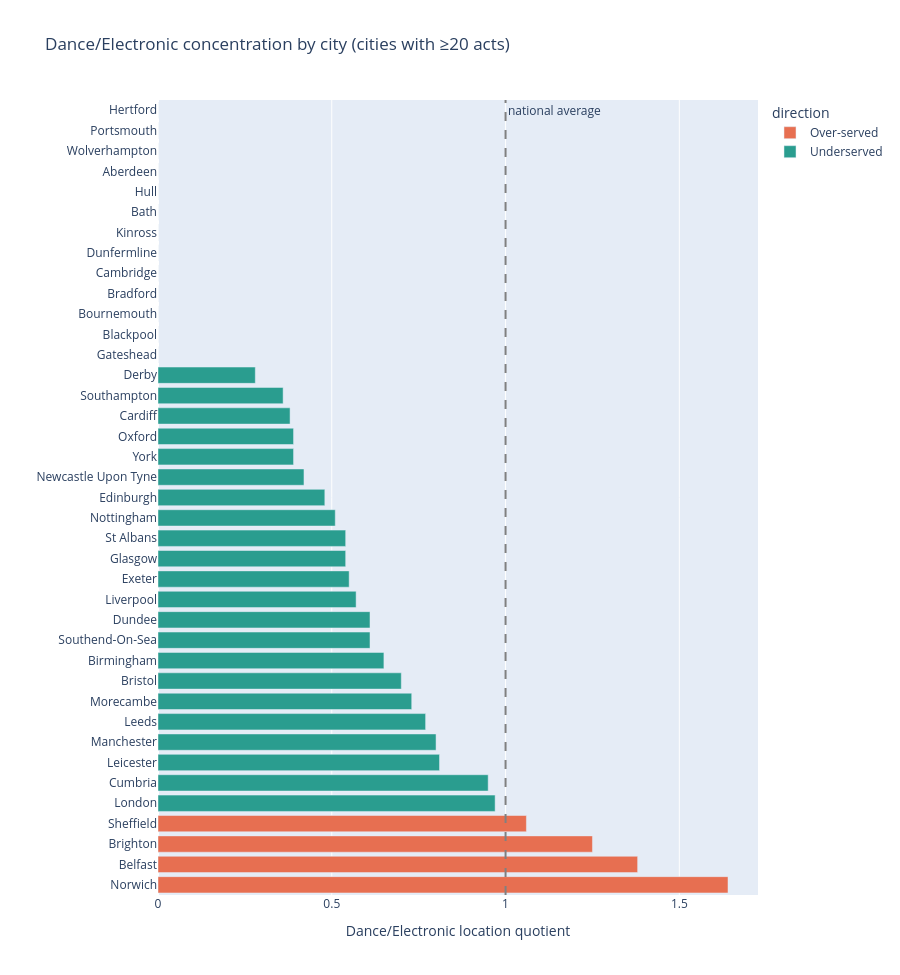

Notebook code for this chart:
### Code cell
import plotly.express as px

def plot_lq(genre, min_acts=20):
    d = location_quotient(genre, min_acts=min_acts).reset_index()
    d["direction"] = d["lq"].apply(lambda x: "Over-served" if x > 1 else "Underserved")

    fig = px.bar(
        d.sort_values("lq", ascending=False),
        x="lq", y="city", orientation="h",
        color="direction",
        color_discrete_map={"Underserved": "#2a9d8f", "Over-served": "#e76f51"},
        hover_data={"genre_acts": True, "total_acts": True, "lq": ":.2f", "direction": False},
        labels={"lq": f"{genre} location quotient", "city": ""},
        title=f"{genre} concentration by city (cities with ≥{min_acts} acts)",
    )
    fig.add_vline(x=1, line_dash="dash", line_color="grey",
                  annotation_text="national average")
    fig.update_layout(height=max(400, 25 * len(d)), showlegend=True)
    return fig

plot_lq("Dance/Electronic").show()

### Figure 1 — Plotly figure (JSON) as saved in the notebook; plotly's stock layout.template omitted (floating-point values rounded to 4 significant figures)
{"data": [{"customdata": [[6, 53, "Over-served"], [21, 220, "Over-served"], [13, 152, "Over-served"], [7, 96, "Over-served"]], "hovertemplate": "Dance/Electronic location quotient=%{x:.2f}<br>=%{y}<br>genre_acts=%{customdata[0]}<br>total_acts=%{customdata[1]}<extra></extra>", "legendgroup": "Over-served", "marker": {"color": "#e76f51", "pattern": {"shape": ""}}, "name": "Over-served", "orientation": "h", "showlegend": true, "textposition": "auto", "type": "bar", "x": [1.64, 1.38, 1.25, 1.06], "xaxis": "x", "y": ["Norwich", "Belfast", "Brighton", "Sheffield"], "yaxis": "y"}, {"customdata": [[92, 1366, "Underserved"], [2, 31, "Underserved"], [2, 36, "Underserved"], [34, 619, "Underserved"], [15, 284, "Underserved"], [1, 20, "Underserved"], [13, 271, "Underserved"], [15, 335, "Underserved"], [1, 24, "Underserved"], [1, 24, "Underserved"], [5, 127, "Underserved"], [1, 26, "Underserved"], [23, 621, "Underserved"], [1, 27, "Underserved"], [5, 141, "Underserved"], [4, 120, "Underserved"], [6, 204, "Underserved"], [2, 74, "Underserved"], [2, 74, "Underserved"], [3, 116, "Underserved"], [4, 160, "Underserved"], [1, 54, "Underserved"], [0, 21, "Underserved"], [0, 20, "Underserved"], [0, 55, "Underserved"], [0, 25, "Underserved"], [0, 35, "Underserved"], [0, 21, "Underserved"], [0, 29, "Underserved"], [0, 20, "Underserved"], [0, 22, "Underserved"], [0, 36, "Underserved"], [0, 56, "Underserved"], [0, 34, "Underserved"], [0, 30, "Underserved"]], "hovertemplate": "Dance/Electronic location quotient=%{x:.2f}<br>=%{y}<br>genre_acts=%{customdata[0]}<br>total_acts=%{customdata[1]}<extra></extra>", "legendgroup": "Underserved", "marker": {"color": "#2a9d8f", "pattern": {"shape": ""}}, "name": "Underserved", "orientation": "h", "showlegend": true, "textposition": "auto", "type": "bar", "x": [0.97, 0.95, 0.81, 0.8, 0.77, 0.73, 0.7, 0.65, 0.61, 0.61, 0.57, 0.55, 0.54, 0.54, 0.51, 0.48, 0.42, 0.39, 0.39, 0.38, 0.36, 0.28, 0.0, 0.0, 0.0, 0.0, 0.0, 0.0, 0.0, 0.0, 0.0, 0.0, 0.0, 0.0, 0.0], "xaxis": "x", "y": ["London", "Cumbria", "Leicester", "Manchester", "Leeds", "Morecambe", "Bristol", "Birmingham", "Southend-On-Sea", "Dundee", "Liverpool", "Exeter", "Glasgow", "St Albans", "Nottingham", "Edinburgh", "Newcastle Upon Tyne", "York", "Oxford", "Cardiff", "Southampton", "Derby", "Gateshead", "Blackpool", "Bournemouth", "Bradford", "Cambridge", "Dunfermline", "Kinross", "Bath", "Hull", "Aberdeen", "Wolverhampton", "Portsmouth", "Hertford"], "yaxis": "y"}], "layout": {"annotations": [{"showarrow": false, "text": "national average", "x": 1, "xanchor": "left", "xref": "x", "y": 1, "yanchor": "top", "yref": "y domain"}], "barmode": "relative", "height": 975, "legend": {"title": {"text": "direction"}, "tracegroupgap": 0}, "shapes": [{"line": {"color": "grey", "dash": "dash"}, "type": "line", "x0": 1, "x1": 1, "xref": "x", "y0": 0, "y1": 1, "yref": "y domain"}], "showlegend": true, "title": {"text": "Dance/Electronic concentration by city (cities with ≥20 acts)"}, "xaxis": {"anchor": "y", "domain": [0, 1], "title": {"text": "Dance/Electronic location quotient"}}, "yaxis": {"anchor": "x", "domain": [0, 1], "title": {"text": ""}}}}
